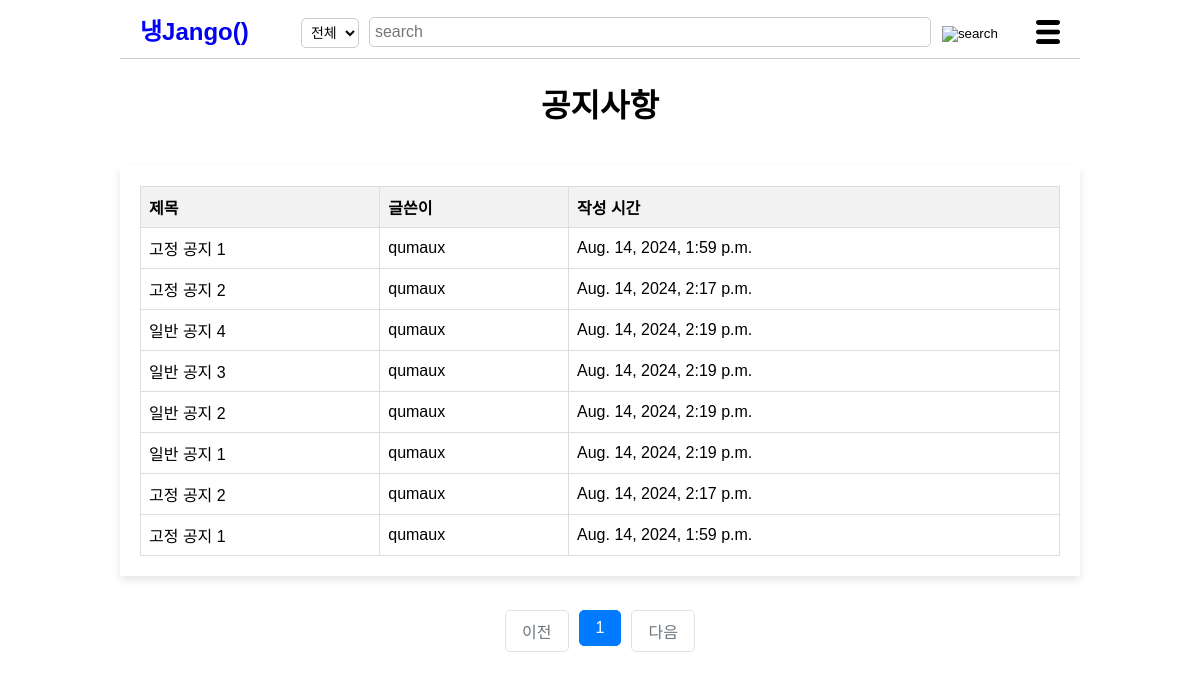
Page /noticelist/ on the earlier database version.
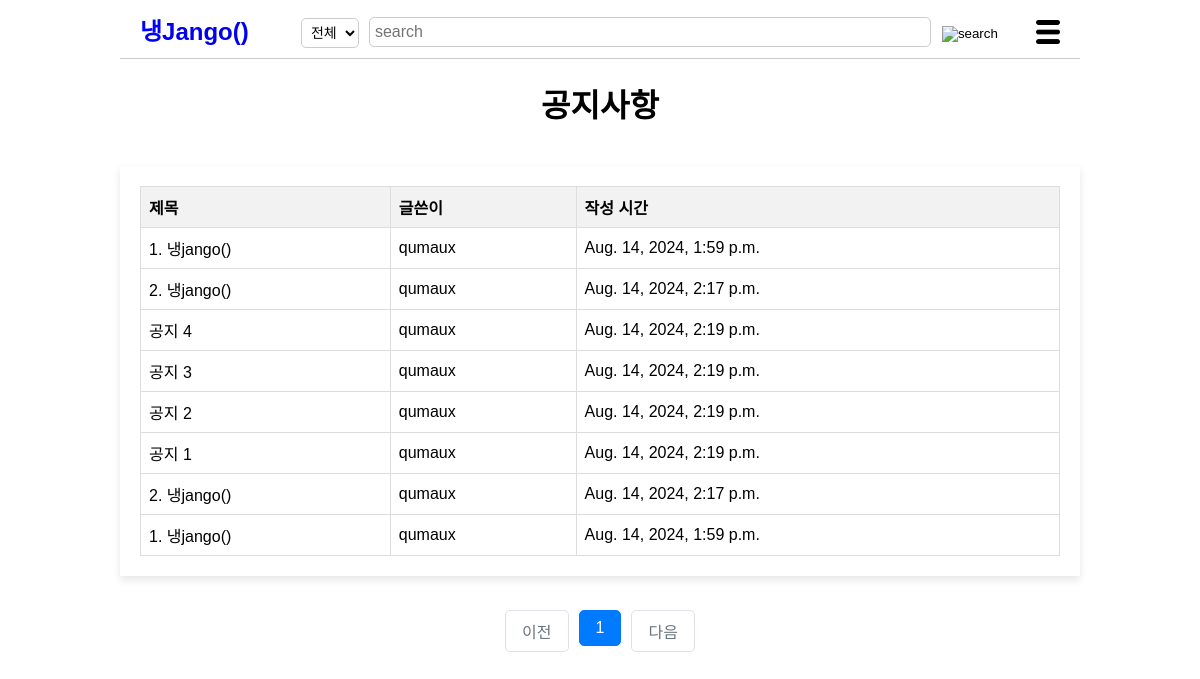
Same page on the later database version.
### post/models.py (models this page shows, shortened)
class Noticepost(models.Model):
    title = models.CharField(max_length=200)
    content = models.TextField()
    created_at=models.DateTimeField(auto_now_add=True)
    writer=models.ForeignKey(User, on_delete=models.CASCADE)
    updated_at=models.DateTimeField(null=True, blank=True, auto_now=True)

### post/views/notice_views.py (the view)
# urls.py: path('noticelist/', noticelist, name='noticelist'),
def noticelist(request):
    fix=Noticepost.objects.filter(id__in=[2, 3])
    noticeposts = Noticepost.objects.all().order_by('-created_at')
    request.session['previous_page']=request.get_full_path()
    page=request.GET.get('page', '1')
    paginator=Paginator(noticeposts, 10)
    page_obj=paginator.get_page(page)
    context={
        'noticelist': page_obj,
        'fix' : fix
        }
    return render(request, 'notice.html', context)

### post/templates/notice.html (shortened to what the changed rows need)
<!DOCTYPE html>
<html lang="ko">
    <head>
        {% load static %}
        <link rel="stylesheet" href="{%static 'css/styles-post.css' %}">
    </head>
    <body>
        <h1>공지사항</h1>
        <br>
        <div class="container">
            <table>
                <thead>
                    <tr>
                        <th>제목</th>
                        <th>글쓴이</th>
                        <th>작성 시간</th>
                    </tr>
                </thead>
                <tbody>
                    {%for fixnotice in fix%}
                    <tr class ="fixed" data-href="{% url 'post:noticeShow' fixnotice.id %}">
                        <td>{{ fixnotice.title }}</td>
                        <td>{{ fixnotice.writer }}</td>
                        <td>{{ fixnotice.created_at }}</td>
                    </tr>
                    {%endfor%}
                    {% for noticepost in noticelist %}
                    <tr class ="fixed" data-href="{% url 'post:noticeShow' noticepost.id %}">
                        <td>{{ noticepost.title }}</td>
                        <td>{{ noticepost.writer }}</td>
                        <td>{{ noticepost.created_at }}</td>
                    </tr>
                    {% endfor %}
                </tbody>
            </table>
        </div>
        <br>
    </body>
</html>

Differences in the rows shown:
changed Noticepost: title "고정 공지 1" → "1. 냉jango()"
changed Noticepost: title "고정 공지 2" → "2. 냉jango()"
changed Noticepost (number 3 of 6 on the later page): title "일반 공지 4" → "공지 4"
changed Noticepost (number 4 of 6 on the later page): title "일반 공지 3" → "공지 3"
changed Noticepost (number 5 of 6 on the later page): title "일반 공지 2" → "공지 2"
changed Noticepost (number 6 of 6 on the later page): title "일반 공지 1" → "공지 1"
